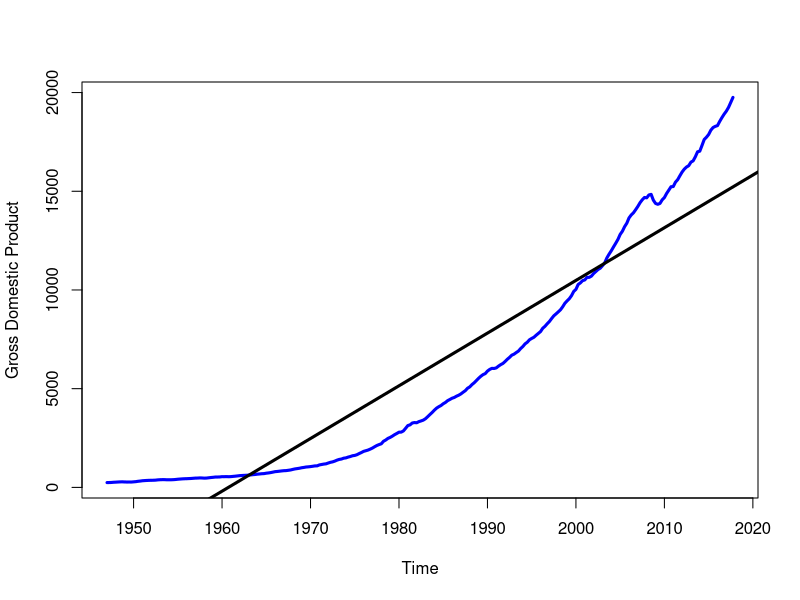
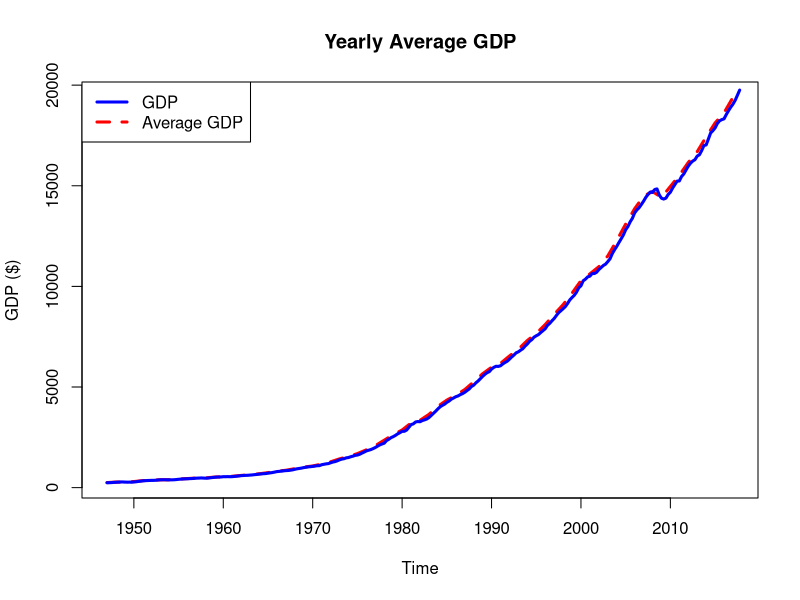
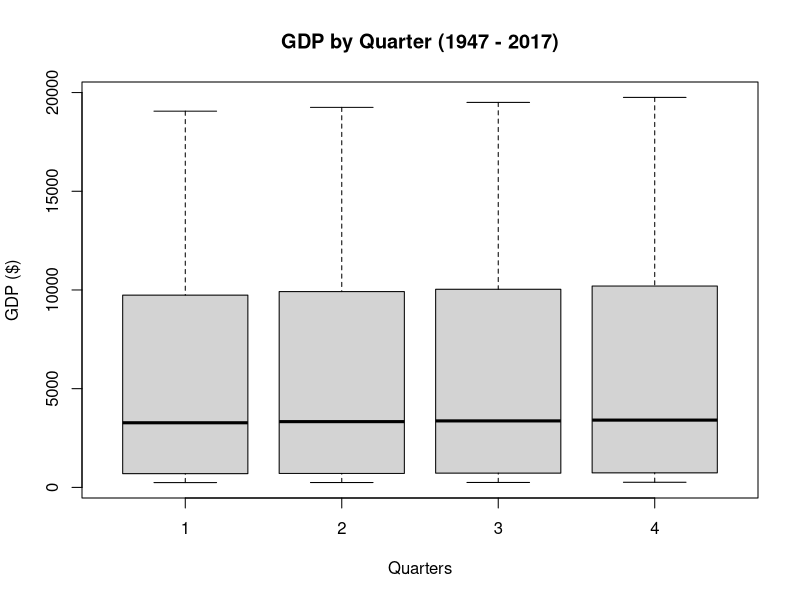
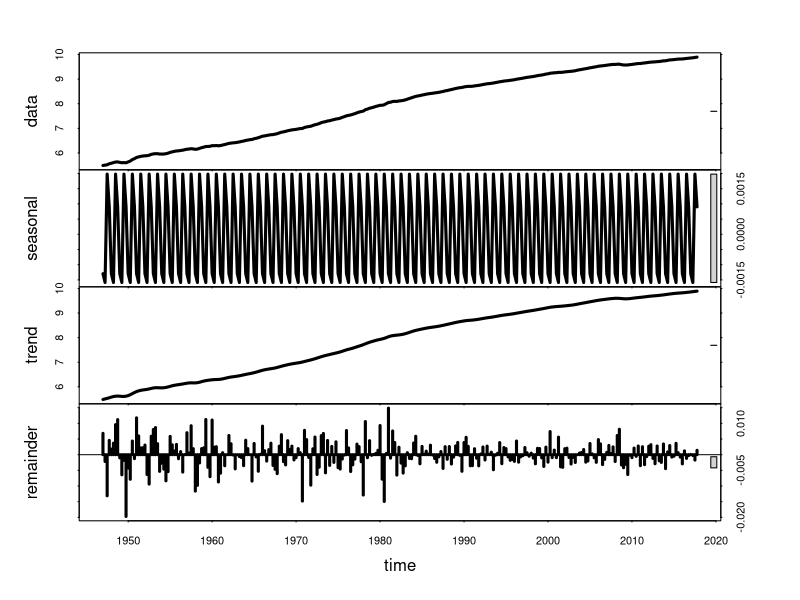

Reproduce these figures in R, in order.
# Chris Daigle
# Econ5495 - R Programming
# Wk13D1 In Class Lab - Time Series

# Importing ####
setwd(
  '/Users/2011home/Library/Mobile Documents/com~apple~CloudDocs/Education/UConn/Spring 2018/R/DataSets'
)
gdp <- read.csv('GDP.csv')

# Structuring ####
head(gdp)
str(gdp)
gdp$DATE <- as.Date(gdp$DATE)
gdp$Time <- format(gdp$DATE, format = '%y/%m')
gdp <- gdp[, c(3, 2)]

# 2017 - 1947
# 1947 + 35
# gdp1 <- mean(gdp[gdp$Time >= 82 / 01, 2])

# Time Setting ####
gdpX <-
  ts(
    gdp$GDP,
    start = c(1947, 1),
    end = c(2017, 4),
    frequency = 4
  ) # Setting this is confusing unless we lose the concept of months and adopt quarters

str(gdpX)
start(gdpX)
head(gdpX)
end(gdpX)
tail(gdpX)
frequency(gdpX)
summary(gdpX)

# Plotting ####
plot(gdpX,
     col = 'blue',
     lwd = 3,
     ylab = 'Gross Domestic Product')
abline(reg = lm(gdpX ~ time(gdpX)), lwd = 3)

plot(
  aggregate(gdpX, FUN = mean),
  col = 'red',
  lty = 2,
  lwd = 3,
  ylab = 'GDP ($)',
  main = 'Yearly Average GDP'
)
lines(gdpX, col = 'blue', lwd = 3)
legend(
  'topleft',
  legend = c('GDP', 'Average GDP'),
  col = c('blue', 'red'),
  lty = c(1, 2),
  lwd = 3
)

boxplot(gdpX ~ cycle(gdpX),
        xlab = 'Quarters',
        ylab = 'GDP ($)',
        main = 'GDP by Quarter (1947 - 2017)')


# Seasonal Decomposition ####
seasDecom <- stl(log(gdpX), s.window = 'period')
plot(seasDecom, lwd = 3)

summary(seasDecom)